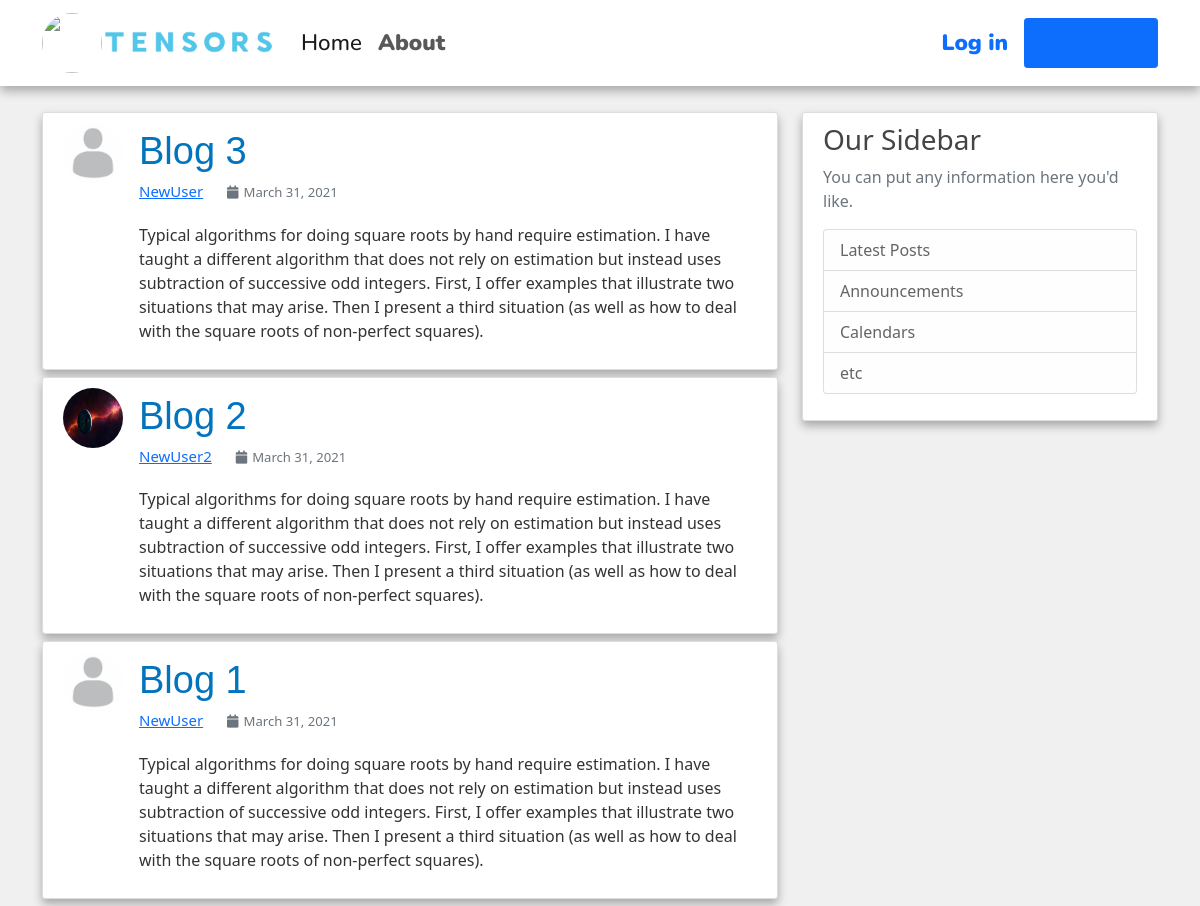
/, run on an earlier commit of the app's database.
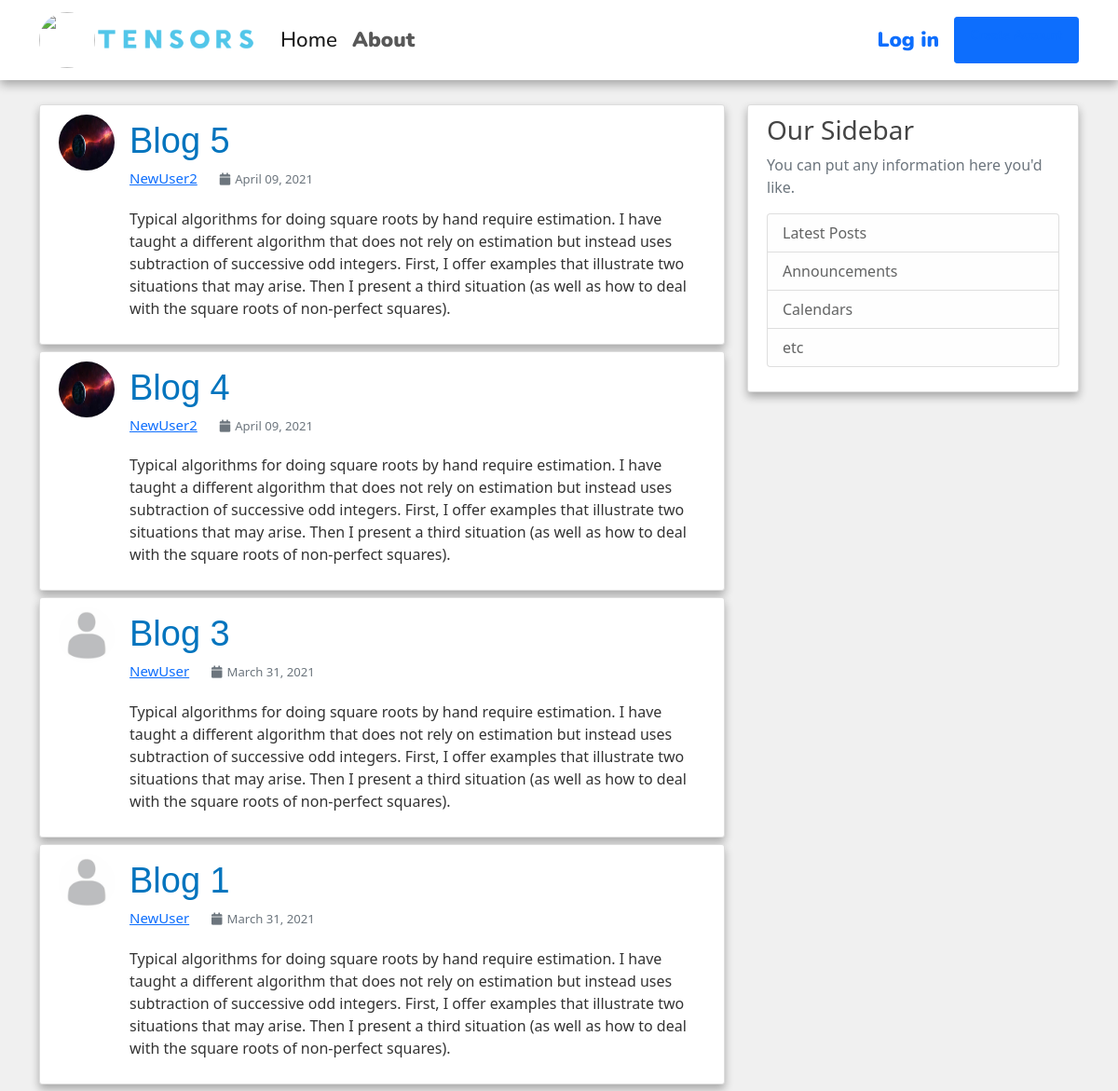
And on a later commit of the database.
### blog/models.py (models this page shows, shortened)
class Post(models.Model):
    title = models.CharField(max_length=100)
    content = models.TextField()
    date_posted = models.DateTimeField(default=timezone.now)
    author = models.ForeignKey(User, on_delete=models.CASCADE)

### users/models.py (models this page shows, shortened)
class Profile(models.Model):
    user = models.OneToOneField(User, on_delete=models.CASCADE)
    image = models.ImageField(default='default.jpg', upload_to='profile_pics')

### blog/views.py (the view)
# urls.py: path('', PostListView.as_view(), name='blog-home'),
class PostListView(ListView):
    model = Post
    template_name = 'blog/home.html' # <app>/<model>_<viewtype>.html
    context_object_name = 'posts'
    ordering = ['-date_posted']
    paginate_by = 7

### blog/templates/blog/home.html
{% extends "blog/base.html" %}
{% block content %}
    {% for post in posts %}
    <article class="media content-section d-flex flex-row">
        <img class="rounded-circle article-img" src="{{ post.author.profile.image.url }}">
        <div class="media-body">
          <a class="article-title" href="{% url 'post-detail' post.id %}">{{ post.title }}</a>
          <div class="article-metadata">
            <span><a class="mr-2" href="#">{{ post.author }}</a></span>
            <span><small class="text-muted"><i class="fa fa-calendar" style="margin-right: 5px;"></i>{{ post.date_posted | date:"F d, Y" }}</small></span>
          </div>
          <p class="article-content">{{ post.content }}</p>
        </div>
    </article>
    {% endfor %}
{% endblock content %}

What changed in the data, as far as the page shows it:
removed Post: author.profile.image (picture), title "Blog 2", author "NewUser2", date_posted "March 31, 2021", content "Typical algorithms for doing square roots by hand require estimation. I have taught a different algorithm that does not rely on estimation but instead uses subtraction of successive odd integers. First, I offer examples that illustrate two situations that may arise. Then I present a third situation (as well as how to deal with the square roots of non-perfect squares)."
added Post: author.profile.image (picture), title "Blog 5", author "NewUser2", date_posted "April 09, 2021", content "Typical algorithms for doing square roots by hand require estimation. I have taught a different algorithm that does not rely on estimation but instead uses subtraction of successive odd integers. First, I offer examples that illustrate two situations that may arise. Then I present a third situation (as well as how to deal with the square roots of non-perfect squares)."
added Post: author.profile.image (picture), title "Blog 4", author "NewUser2", date_posted "April 09, 2021", content "Typical algorithms for doing square roots by hand require estimation. I have taught a different algorithm that does not rely on estimation but instead uses subtraction of successive odd integers. First, I offer examples that illustrate two situations that may arise. Then I present a third situation (as well as how to deal with the square roots of non-perfect squares)."
